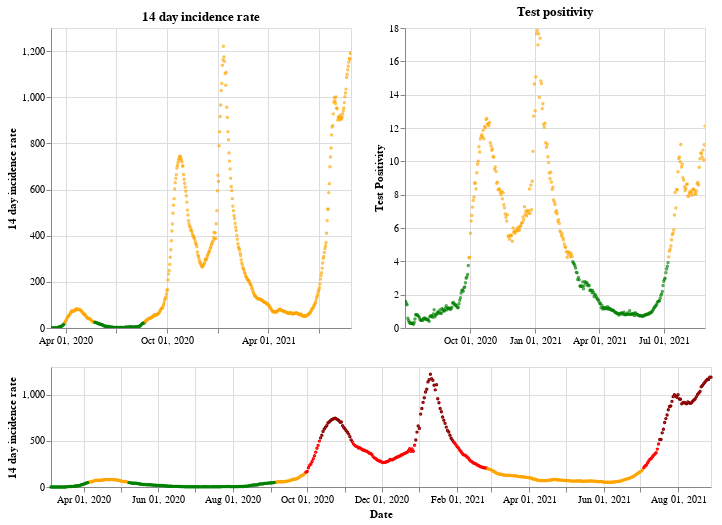

This figure's notebook cell:
### Markdown cell above
## Northern Ireland

### Code cell
plot_traffic_light('Northern Ireland')

### Figure 1 — Vega-Lite specification as saved in the notebook (floating-point values rounded to 4 significant figures; data arrays with more than 128 entries replaced by an {"elided": "..."} marker saying what was removed)
{"config": {"view": {"continuousWidth": 400, "continuousHeight": 300}}, "vconcat": [{"hconcat": [{"mark": {"type": "point", "size": 2}, "encoding": {"color": {"condition": {"value": "green", "test": "(datum.twoWeeklyCasesRate <= 25)"}, "value": "orange"}, "tooltip": [{"type": "nominal", "field": "areaName"}, {"type": "temporal", "field": "date"}, {"type": "quantitative", "field": "twoWeeklyCasesRate"}, {"type": "quantitative", "field": "testPositivity"}], "x": {"type": "temporal", "axis": {"title": ""}, "field": "date", "scale": {"domain": {"selection": "DateBrush"}}, "timeUnit": "yearmonthdate"}, "y": {"type": "quantitative", "axis": {"title": "14 day incidence rate"}, "field": "twoWeeklyCasesRate"}}, "title": "14 day incidence rate", "width": 300}, {"mark": {"type": "point", "size": 2}, "encoding": {"color": {"condition": {"value": "green", "test": "(datum.testPositivity <= 4)"}, "value": "orange"}, "tooltip": [{"type": "nominal", "field": "areaName"}, {"type": "temporal", "field": "date"}, {"type": "quantitative", "field": "twoWeeklyCasesRate"}, {"type": "quantitative", "field": "testPositivity"}], "x": {"type": "temporal", "axis": {"title": ""}, "field": "date", "scale": {"domain": {"selection": "DateBrush"}}, "timeUnit": "yearmonthdate"}, "y": {"type": "quantitative", "axis": {"title": "Test Positivity"}, "field": "testPositivity"}}, "title": "Test positivity", "width": 300}]}, {"layer": [{"mark": {"type": "point", "size": 2}, "encoding": {"color": {"condition": {"value": "orange", "test": "(((datum.testPositivity < 4) && (datum.twoWeeklyCasesRate >= 50)) && (datum.twoWeeklyCasesRate < 200))"}, "value": "red"}, "opacity": {"condition": {"value": 1, "test": "((datum.twoWeeklyCasesRate >= 50) && (datum.twoWeeklyCasesRate < 500))"}, "value": 0}, "tooltip": [{"type": "nominal", "field": "areaName"}, {"type": "temporal", "field": "date"}, {"type": "quantitative", "field": "twoWeeklyCasesRate"}, {"type": "quantitative", "field": "testPositivity"}], "x": {"type": "temporal", "axis": {"title": "Date"}, "field": "date", "timeUnit": "yearmonthdate"}, "y": {"type": "quantitative", "axis": {"title": "14 day incidence rate"}, "field": "twoWeeklyCasesRate"}}, "selection": {"DateBrush": {"type": "interval", "encodings": ["x"], "fields": ["Time"]}}}, {"mark": {"type": "point", "size": 2}, "encoding": {"color": {"value": "darkred"}, "opacity": {"condition": {"value": 1, "test": "(datum.twoWeeklyCasesRate >= 500)"}, "value": 0}, "tooltip": [{"type": "nominal", "field": "areaName"}, {"type": "temporal", "field": "date"}, {"type": "quantitative", "field": "twoWeeklyCasesRate"}, {"type": "quantitative", "field": "testPositivity"}], "x": {"type": "temporal", "axis": {"title": "Date"}, "field": "date", "timeUnit": "yearmonthdate"}, "y": {"type": "quantitative", "axis": {"title": "14 day incidence rate"}, "field": "twoWeeklyCasesRate"}}}, {"mark": {"type": "point", "size": 2}, "encoding": {"color": {"condition": {"value": "green", "test": "((datum.testPositivity < 4) && (datum.twoWeeklyCasesRate < 50))"}, "value": "orange"}, "opacity": {"condition": {"value": 1, "test": "(datum.twoWeeklyCasesRate < 50)"}, "value": 0}, "tooltip": [{"type": "nominal", "field": "areaName"}, {"type": "temporal", "field": "date"}, {"type": "quantitative", "field": "twoWeeklyCasesRate"}, {"type": "quantitative", "field": "testPositivity"}], "x": {"type": "temporal", "axis": {"title": "Date"}, "field": "date", "timeUnit": "yearmonthdate"}, "y": {"type": "quantitative", "axis": {"title": "14 day incidence rate"}, "field": "twoWeeklyCasesRate"}}}], "height": 120, "width": 660}], "data": {"name": "data-5ff95f9e9472681a0a9eafb3a5bc0a38"}, "$schema": "https://vega.github.io/schema/vega-lite/v4.8.1.json", "datasets": {"data-5ff95f9e9472681a0a9eafb3a5bc0a38": {"elided": "542 records"}}}
